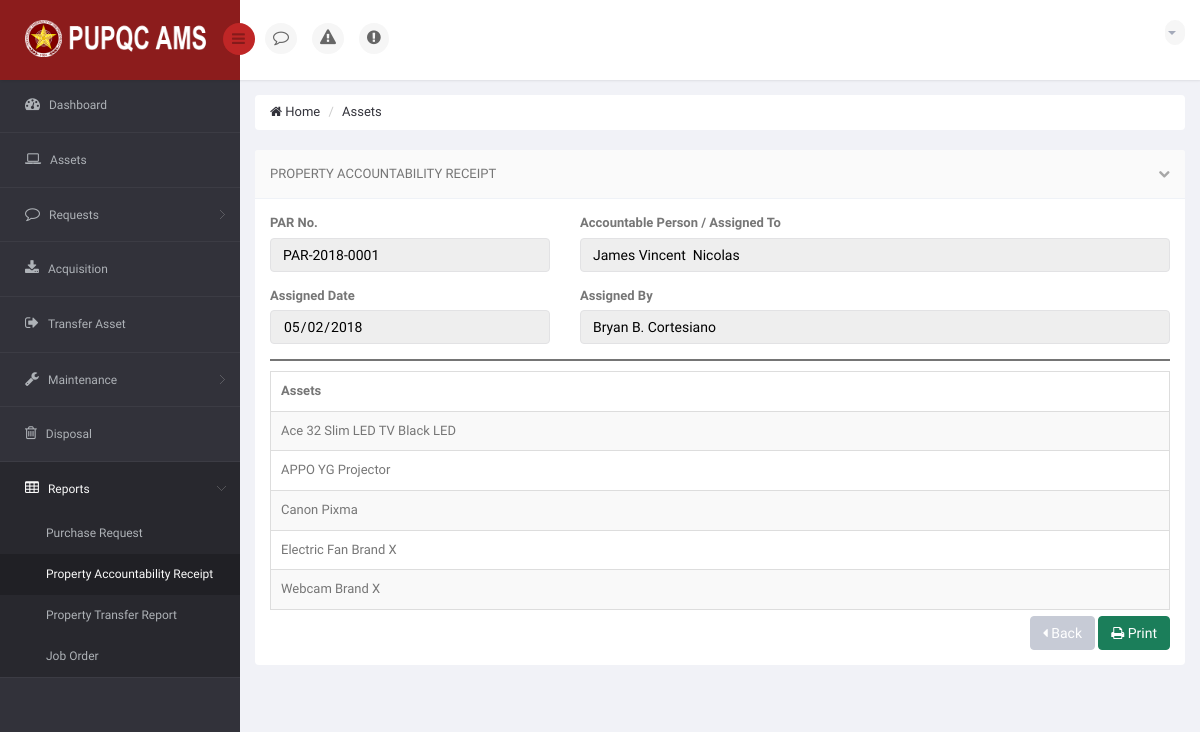
Screenshot of /DIR/PropertyOfficer/POPARReports.php?receiveparid=1 (signed in) with the database file from the repository.
### tables this page shows
CREATE TABLE `ams_t_par_sub` (
  `PARS_ID` int(11) NOT NULL,
  `PARS_CANCEL` int(11) NOT NULL DEFAULT '0',
  `PARS_CANCEL_DATE` date DEFAULT NULL,
  `PARS_CANCEL_BY` varchar(120) DEFAULT NULL,
  `A_ID` int(11) NOT NULL,
  `PAR_ID` int(11) NOT NULL,
  `EP_ID` int(11) NOT NULL
);

CREATE TABLE `ams_t_par` (
  `PAR_ID` int(11) NOT NULL,
  `PAR_NO` varchar(15) NOT NULL,
  `PAR_DATE` date NOT NULL,
  `PAR_ISSUED_BY` varchar(120) NOT NULL,
  `PAR_DU_VIEW` int(11) NOT NULL DEFAULT '0',
  `PAR_DU_CLICKED` int(11) NOT NULL DEFAULT '0'
);

CREATE TABLE `ams_r_employee_profile` (
  `EP_ID` int(11) NOT NULL,
  `EP_FNAME` varchar(50) NOT NULL,
  `EP_MNAME` varchar(35) DEFAULT NULL,
  `EP_LNAME` varchar(35) NOT NULL,
  `EP_GENDER` varchar(10) NOT NULL,
  `EP_MOBILE` char(11) DEFAULT NULL,
  `EP_EMAIL` varchar(75) NOT NULL,
  `EP_TYPE` varchar(50) NOT NULL,
  `EP_STATUS` varchar(10) NOT NULL DEFAULT 'Active',
  `EP_PICTURE` varchar(200) NOT NULL DEFAULT '	images/EmployePictures/default.png	',
  `O_ID` int(11) DEFAULT NULL
);

CREATE TABLE `ams_r_asset` (
  `A_ID` int(11) NOT NULL,
  `A_DESCRIPTION` varchar(250) NOT NULL,
  `A_DATE` date NOT NULL,
  `A_STATUS` varchar(25) NOT NULL DEFAULT 'Serviceable',
  `A_ACQUISITION_TYPE` varchar(25) NOT NULL,
  `A_AVAILABILITY` varchar(25) NOT NULL DEFAULT 'Available',
  `A_DISPOSAL_STATUS` int(11) NOT NULL DEFAULT '0',
  `AL_ID` int(11) DEFAULT NULL,
  `C_ID` int(11) DEFAULT NULL,
  `URS_ID` int(11) DEFAULT NULL,
  `PPMP_ID` int(11) DEFAULT NULL
);

### DIR/PropertyOfficer/POPARReports.php (the view, shortened to what this page needs)
<?php
    if (isset($_GET['receiveparid']))
    {
        $ids = $_GET['receiveparid'];
    }
?>
<!DOCTYPE html>
<html lang="en">
<head>
    <link href="../../bs3/css/bootstrap.min.css" rel="stylesheet">
    <link href="../../css/bootstrap-reset.css" rel="stylesheet">
    <link href="../../font-awesome/css/font-awesome.css" rel="stylesheet" />
    <link href="../../js/advanced-datatable/css/demo_page.css" rel="stylesheet" />
    <link href="../../js/advanced-datatable/css/demo_table.css" rel="stylesheet" />
    <link rel="stylesheet" href="../../js/data-tables/DT_bootstrap.css" />
    <link href="../../css/style.css" rel="stylesheet">
    <link href="../../css/style-responsive.css" rel="stylesheet" />
    <link href="../../js/iCheck/skins/minimal/minimal.css" rel="stylesheet">
    <link href="../../js/iCheck/skins/minimal/red.css" rel="stylesheet">
    <link href="../../js/iCheck/skins/minimal/green.css" rel="stylesheet">
    <link href="../../js/iCheck/skins/minimal/blue.css" rel="stylesheet">
    <link href="../../js/iCheck/skins/minimal/yellow.css" rel="stylesheet">
    <link href="../../js/iCheck/skins/minimal/purple.css" rel="stylesheet">
    <link href="../../js/iCheck/skins/square/square.css" rel="stylesheet">
    <link href="../../js/iCheck/skins/square/red.css" rel="stylesheet">
    <link href="../../js/iCheck/skins/square/green.css" rel="stylesheet">
    <link href="../../js/iCheck/skins/square/blue.css" rel="stylesheet">
    <link href="../../js/iCheck/skins/square/yellow.css" rel="stylesheet">
    <link href="../../js/iCheck/skins/square/purple.css" rel="stylesheet">
    <link href="../../js/iCheck/skins/flat/grey.css" rel="stylesheet">
    <link href="../../js/iCheck/skins/flat/red.css" rel="stylesheet">
    <link href="../../js/iCheck/skins/flat/green.css" rel="stylesheet">
    <link href="../../js/iCheck/skins/flat/blue.css" rel="stylesheet">
    <link href="../../js/iCheck/skins/flat/yellow.css" rel="stylesheet">
    <link href="../../js/iCheck/skins/flat/purple.css" rel="stylesheet">
    <link rel="stylesheet" type="text/css" href="../../js/select2/select2.css" />
    <link rel="stylesheet" type="text/css" href="../../js/bootstrap-daterangepicker/daterangepicker-bs3.css" />
    <link rel="stylesheet" type="text/css" href="../../js/bootstrap-datetimepicker/css/datetimepicker.css" />
    <link rel="stylesheet" type="text/css" href="../../js/bootstrap-datepicker/css/datepicker.css" />
    <link href="../../js/plugins/sweetalert/sweetalert.css" type="text/css" rel="stylesheet" media="screen,projection">
</head>
<body>
<section id="container" >
<header class="header fixed-top clearfix">
<div class="brand">
    <a href="PODashboard.php" class="logo">
        <img src="../../images/pupqcnew.png" style="width: 193px; height: 37px;" alt="">
    </a>
    <div class="sidebar-toggle-box">
        <div class="fa fa-bars"></div>
    </div>
</div>
<div class="nav notify-row" id="top_menu">
    <ul class="nav top-menu">
        <li id="header_notification_bar" class="dropdown">
            <a data-toggle="dropdown" class="dropdown-toggle dt" href="#">
                <i class="fa fa-comment-o"></i>
            </a>
        </li>
        <li id="header_notification_bar" class="dropdown">
            <a data-toggle="dropdown" class="dropdown-toggle dt2" href="#">
                <i class="fa fa-warning"></i>
            </a>
        </li>
        <?php include 'UrgentNotifUI.php'; ?>
        <li id="" class="">
            <a style="background-color: white;">
            </a>
        </li>
    </ul>
</div>
<div class="top-nav clearfix">
    <ul class="nav pull-right top-menu">
        <li class="dropdown">
            <a data-toggle="dropdown" class="dropdown-toggle" href="#">
                <?php
                    include('../Connection/db.php');
                  ?>
                <b class="caret"></b>
            </a>
        </li>
    </ul>
</div>
</header>
<aside>
    <div id="sidebar" class="nav-collapse">
        <div class="leftside-navigation">
    <ul class="sidebar-menu" id="nav-accordion">
        <li>
            <a href="PODashboard.php">
                <i class="fa fa-dashboard"></i>
                <span>Dashboard</span>
            </a>
        </li>
        <li>
            <a href="POAsset.php">
                <i class="fa fa-laptop"></i>
                <span>Assets</span>
            </a>
        </li>
        <li class="sub-menu">
            <a href="javascript:;">
                <i class="fa fa-comment-o"></i>
                <span>Requests</span>
            </a>
        </li>
        <li>
            <a href="POAcquisition.php">
                <i class="fa fa-download"></i>
                <span>Acquisition</span>
            </a>
        </li>
        <li>
            <a href="POTransferAsset.php">
                <i class="fa fa-sign-out"></i>
                <span>Transfer Asset</span>
            </a>
        </li>
        <li class="sub-menu">
            <a href="javascript:;">
                <i class="fa fa-wrench"></i>
                <span>Maintenance</span>
            </a>
        </li>
        <li>
            <a href="PODisposal.php">
                <i class="fa fa-trash-o"></i>
                <span>Disposal</span>
            </a>
        </li>
        <li class="sub-menu">
            <a href="javascript:;" class="active">
                <i class="fa fa fa-table"></i>
                <span>Reports</span>
            </a>
            <ul class="sub">
                <li><a href="POPurchaseRequest.php">Purchase Request</a></li>
                <li class="active"><a href="POPropertyAccountabilityReceipt.php">Property Accountability Receipt</a></li>
                <li><a href="POPropertyTransferReport.php">Property Transfer Report</a></li>
                <li><a href="POJobOrder.php">Job Order</a></li>
            </ul>
        </li>
    </ul>
</div>
    </div>
</aside>
    <section id="main-content">
        <section class="wrapper">
            <div class="row">
                <div class="col-md-12">
                    <ul class="breadcrumb">
                        <li><a href="PODashboard.php"><i class="fa fa-home"></i> Home</a></li>
                        <li><a href="POAsset.php">Assets</a></li>
                    </ul>
                </div>
            </div>
            <div class="row">
                <div class="col-sm-12">
                    <section class="panel">
                        <header class="panel-heading">
                            Property Accountability Receipt
                            <span class="tools pull-right">
                                <a href="javascript:;" class="fa fa-chevron-down"></a>
                            </span>
                        </header>
                        <?php
                            $sql = "SELECT * FROM `ams_t_par` AS PAR INNER JOIN `ams_t_par_sub` AS PARS ON PARS.PAR_ID = PAR.PAR_ID INNER JOIN `ams_r_employee_profile` AS EP ON PARS.EP_ID = EP.EP_ID WHERE PAR.PAR_ID = $ids GROUP BY PAR.PAR_ID";
                            $result = mysqli_query($connection, $sql) or die("Bad Query: $sql");
                            while($row = mysqli_fetch_assoc($result))
                            {
                              $parno = $row['PAR_NO'];
                              $fname = $row['EP_FNAME'];
                              $mname = $row['EP_MNAME'];
                              $lname = $row['EP_LNAME'];
                              $wholename = $fname.' '.$mname.' '.$lname;
                              $pardate = $row['PAR_DATE'];
                              $parassignby = $row['PAR_ISSUED_BY'];
                        ?>
                        <div class="panel-body">
                            <div class="row group">
                                <div class="col-md-4">
                                    <div class="form-group">
                                        <label>PAR No.</label>
                                        <input type="hid" value="<?php echo $parno; ?>" class="form-control" style="color: black;" disabled  />
                                    </div>
                                </div>
                                <div class="col-md-8">
                                    <div class="form-group">
                                        <label>Accountable Person / Assigned To</label>
                                        <input type="text" value="<?php echo $wholename; ?>" class="form-control" style="color: black;" disabled  />
                                    </div>
                                </div>
                                <div class="col-md-4">
                                    <div class="form-group">
                                        <label>Assigned Date</label>
                                        <input type="Date" value="<?php echo $pardate; ?>" class="form-control" style="color: black;" disabled />
                                    </div>
                                </div>
                                <div class="col-md-8">
                                    <div class="form-group">
                                        <label>Assigned By</label>
                                        <input type="text" value="<?php echo $parassignby; ?>" class="form-control" style="color: black;" disabled />
                                    </div>
                                </div>
                        <?php
                            }
                        ?>
                                <div class="col-md-12">
                                    <div style="padding: 1px; margin-bottom: 10px; background-color: #757575;">
                                    </div>
                                </div>
                                <div class="col-md-12">
                                    <div class="adv-table">
                                        <table class="display table table-bordered table-striped">
                                            <thead>
                                                <tr>
                                                    <th>Assets</th>
                                                </tr>
                                            </thead>
                                            <tbody>
                                            <?php
                                                $sql1 = "SELECT * FROM `ams_t_par` AS PAR INNER JOIN `ams_t_par_sub` AS PARS ON PARS.PAR_ID = PAR.PAR_ID INNER JOIN `ams_r_employee_profile` AS EP ON PARS.EP_ID = EP.EP_ID INNER JOIN `ams_r_asset` AS A ON PARS.A_ID = A.A_ID WHERE PAR.PAR_ID = $ids";
                                                $result1 = mysqli_query($connection, $sql1) or die("Bad Query: $sql");
                                                while($row1 = mysqli_fetch_assoc($result1))
                                                {
                                                    $adesc = $row1['A_DESCRIPTION'];
                                            ?>
                                                <tr>
                                                    <td> <?php echo $adesc; ?> </td>
                                                </tr>
                                            <?php
                                                }
                                            ?>
                                            </tbody>
                                        </table>
                                    </div>
                                </div>
                            </div>
                            <span class="pull-right">
                                <a href="POPropertyAccountabilityReceipt.php" class="btn btn-default"><i class="fa fa-caret-left"></i> Back</a>
                                <button type="button" class="btn btn-success" onclick="printonly()"><i class="fa fa-print"></i> Print</button>
                            </span>
                        </div>
                    </section>
                </div>
            </div>
            <div class="row">
                <div class="col-sm-12">
                </div>
            </div>
        </section>
    </section>
</section>
</body>
</html>

### js/advanced-datatable/css/demo_table.css (style rules this page uses)
table.display { margin: 0 auto; clear: both; width: 100%; }
table.display thead th { padding: 3px 18px 3px 10px; border-bottom: 1px solid black; font-weight: bold; cursor: pointer; * cursor: hand; }
table.display td { padding: 3px 10px; }

### rows the page displays
ams_t_par_sub: PAR_ID.PAR_NO "PAR-2018-0001", EP_ID.EP_LNAME "James Vincent Nicolas", PAR_ID.PAR_DATE "05/02/2018", PAR_ID.PAR_ISSUED_BY "Bryan B. Cortesiano", A_ID.A_DESCRIPTION "Ace 32 Slim LED TV Black LED"
ams_t_par_sub: A_ID.A_DESCRIPTION "APPO YG Projector"
ams_t_par_sub: A_ID.A_DESCRIPTION "Canon Pixma"
ams_t_par_sub: A_ID.A_DESCRIPTION "Electric Fan Brand X"
ams_t_par_sub: A_ID.A_DESCRIPTION "Webcam Brand X"
